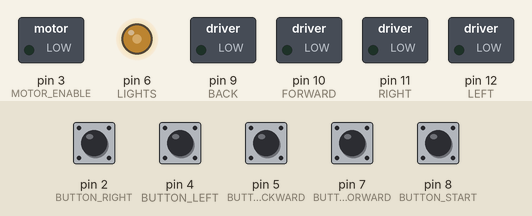
The sketch below on a simulated Arduino Uno, built with avr-gcc and run on an emulated ATmega328P. On the bench: switched loads named in the sketch (green lamp = pin HIGH), output pins drawn as LEDs (lit = HIGH). Inputs (shaded band) come from the test bench; at power-on: pin 2 (BUTTON_RIGHT), pin 4 (BUTTON_LEFT), pin 5 (BUTTON_BACKWARD), pin 7 (BUTTON_FORWARD), pin 8 (BUTTON_START) LOW.

Above: at 1.2 s.
1.3 s: pin 8 (BUTTON_START) pulled HIGH for 0.15 s
At 2.0 s:
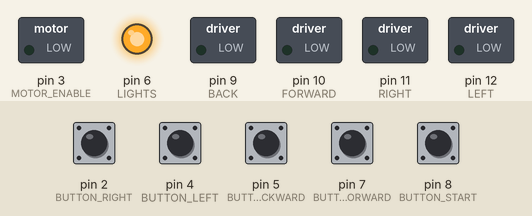
3.6 s: pin 2 (BUTTON_RIGHT) pulled HIGH for 0.15 s
6.6 s: pin 4 (BUTTON_LEFT) pulled HIGH for 0.15 s
9.6 s: pin 5 (BUTTON_BACKWARD) pulled HIGH for 0.15 s
12.6 s: pin 8 (BUTTON_START) pulled HIGH for 1 s
At 14.85 s:
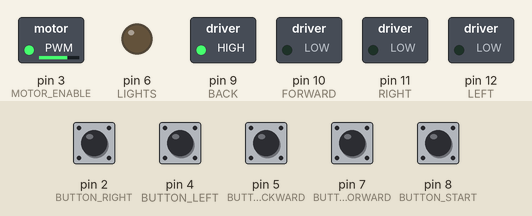
At 16.3 s:
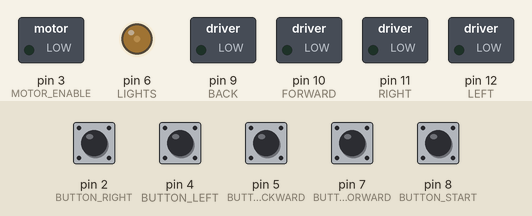
16.6 s: pin 7 (BUTTON_FORWARD) pulled HIGH for 1 s
Timing chart, 0 to 21.3 s (numbered marks = the images above; inputs shaded):
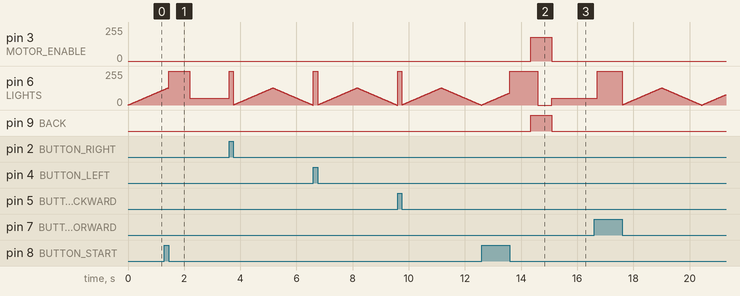

Measured:
- after the input at 12.6 s, pin 3 (MOTOR_ENABLE): 0/255 → 180/255 after 1.8 s, → 0/255 0.75 s later; pin 9 (BACK): LOW → HIGH after 1.8 s, → LOW 0.75 s later

The sketch:

car-robot.ino
```cpp
#include <Arduino.h>

#define LEFT 12
#define RIGHT 11
#define FORWARD 10
#define BACK 9

#define BUTTON_START 8
#define BUTTON_FORWARD 7
#define BUTTON_BACKWARD 5
#define BUTTON_LEFT 4
#define BUTTON_RIGHT 2

#define MOTOR_ENABLE 3

#define LIGHTS 6

#define NORMAL_POWER 140
#define LOWER_POWER 120
#define BOOST_POWER 180

#define MAX_STEPS 200

#define STEP_DURATION 750


enum StepType {
	Wait,
	Move_Forward,
	Move_Forward_Left,
	Move_Forward_Right,
	Move_Backward,
	Move_Backward_Right,
	Move_Backward_Left
};

enum Mode {
	Programming,
	Playing,
	Waiting
};

StepType steps[MAX_STEPS];

Mode currentMode = Programming;

int firstFreeIndex = 0;
int currentPlayIndex = 0;

unsigned long leftPressStart = 0;
unsigned long rightPressStart = 0;
unsigned long forwardPressStart = 0;
unsigned long backwardPressStart = 0;
unsigned long startPressStart = 0;

unsigned long stepPlayStart = 0;

boolean leftPressed = false;
boolean rightPressed = false;
boolean forwardPressed = false;
boolean backwardPressed = false;
boolean startPressed = false;

boolean leftTimeouted = false;
boolean rightTimeouted = false;

boolean programmingLightsGoingUp = true;
int programmingLightsPower = 0;
unsigned long programmingLightsChanged = 0;

boolean playLightsOn = false;
unsigned long playLightsSwitched = 0;

void setup() {
	pinMode(LEFT, OUTPUT);
	pinMode(RIGHT, OUTPUT);
	pinMode(FORWARD, OUTPUT);
	pinMode(BACK, OUTPUT);

	pinMode(MOTOR_ENABLE, OUTPUT);
	pinMode(LIGHTS, OUTPUT);

	pinMode(BUTTON_START, INPUT);
	pinMode(BUTTON_FORWARD, INPUT);
	pinMode(BUTTON_BACKWARD, INPUT);
	pinMode(BUTTON_LEFT, INPUT);
	pinMode(BUTTON_RIGHT, INPUT);

	//Serial.begin(115200);

	initSteps();
}

void initSteps() {
	steps[0] = Wait;
	firstFreeIndex = 1;
	stepPlayStart = 0;
	currentPlayIndex = 0;
}

void initPlaying(unsigned long currentMillis) {
	currentPlayIndex = 0;
	stepPlayStart = currentMillis;
	currentMode = Playing;
	playLightsOn = false;
	playLightsSwitched = 0;
}

void loop() {
	unsigned long currentMillis = millis();

	//Serial.println("Mode " + String(currentMode) + " millis " + String(currentMillis));

	if (currentMode == Programming) {
		if (firstFreeIndex >= MAX_STEPS - 1) {
			initPlaying(currentMillis);
			return;
		}

		if (!leftPressed && !rightPressed && !forwardPressed && !backwardPressed) {
			if (currentMillis - programmingLightsChanged > 10) {
				if (programmingLightsGoingUp) {
					programmingLightsPower += 1;
					if (programmingLightsPower > 128) { // pulsing doesn't go to full brightness to avoid confusion with the button presses
						programmingLightsPower = 128;
						programmingLightsGoingUp = false;
					}
				}
				else {
					programmingLightsPower -= 1;
					if (programmingLightsPower < 0) {
						programmingLightsPower = 0;
						programmingLightsGoingUp = true;
					}
				}
				programmingLightsChanged = currentMillis;
				analogWrite(LIGHTS, programmingLightsPower);
			}
		} else {
			programmingLightsPower = 0;
			programmingLightsGoingUp = true;
		}

		boolean leftPressedState = digitalRead(BUTTON_LEFT) == HIGH;
		boolean rightPressedState = digitalRead(BUTTON_RIGHT) == HIGH;

		// LEFT BUTTON LOGIC
		if (!leftPressed && leftPressedState && !leftTimeouted) {
			leftPressed = true;
			digitalWrite(LIGHTS, HIGH);
			leftPressStart = currentMillis;
		}

		if (leftPressed && !leftPressedState) {
			leftPressed = false;
			digitalWrite(LIGHTS, LOW);
		}

		if (leftTimeouted && !leftPressedState) {
			leftTimeouted = false;
		}

		if (leftPressed && leftPressedState && currentMillis - leftPressStart > 2000) {
			for (int i = 0; i < 5; i++) {
				if (firstFreeIndex >= MAX_STEPS - 3) {
					initPlaying(currentMillis);
					return;
				}
				steps[firstFreeIndex++] = Move_Forward_Left;
				steps[firstFreeIndex++] = Move_Backward_Right;
			}
			leftPressed = false;
			leftTimeouted = true;
			digitalWrite(LIGHTS, LOW);
		}

		// RIGHT BUTTON LOGIC
		if (!rightPressed && rightPressedState && !rightTimeouted) {
			rightPressed = true;
			digitalWrite(LIGHTS, HIGH);
			rightPressStart = currentMillis;
		}

		if (rightPressed && !rightPressedState) {
			rightPressed = false;
			digitalWrite(LIGHTS, LOW);
		}

		if (rightTimeouted && !rightPressedState) {
			rightTimeouted = false;
		}

		if (rightPressed && rightPressedState && currentMillis - rightPressStart > 2000) {
			for (int i = 0; i < 5; i++) {
				if (firstFreeIndex >= MAX_STEPS - 3) {
					initPlaying(currentMillis);
					return;
				}
				steps[firstFreeIndex++] = Move_Forward_Right;
				steps[firstFreeIndex++] = Move_Backward_Left;
			}
			rightPressed = false;
			rightTimeouted = true;
			digitalWrite(LIGHTS, LOW);
		}

		// FORWARD BUTTON LOGIC
		if (!forwardPressed && digitalRead(BUTTON_FORWARD) == HIGH) {
			forwardPressed = true;
			digitalWrite(LIGHTS, HIGH);
			forwardPressStart = currentMillis;
			return;
		}

		if (forwardPressed && digitalRead(BUTTON_FORWARD) == LOW) {
			forwardPressed = false;
			if (currentMillis - forwardPressStart > 50) {
				if (leftPressed) {
					steps[firstFreeIndex++] = Move_Forward_Left;
					leftPressed = false; // force updating leftPressStart on next cycle to not trigger the long press timeout for left button
				}
				else if (rightPressed) {
					steps[firstFreeIndex++] = Move_Forward_Right;
					rightPressed = false;
				}
				else {
					steps[firstFreeIndex++] = Move_Forward;
					digitalWrite(LIGHTS, LOW);
				}
			}

			return;
		}

		// BACKWARD BUTTON LOGIC
		if (!backwardPressed && digitalRead(BUTTON_BACKWARD) == HIGH) {
			backwardPressed = true;
			digitalWrite(LIGHTS, HIGH);
			backwardPressStart = currentMillis;
			return;
		}

		if (backwardPressed && digitalRead(BUTTON_BACKWARD) == LOW) {
			backwardPressed = false;
			if (currentMillis - backwardPressStart > 50) {
				if (leftPressed) {
					steps[firstFreeIndex++] = Move_Backward_Left;
					leftPressed = false;
				}
				else if (rightPressed) {
					steps[firstFreeIndex++] = Move_Backward_Right;
					rightPressed = false;
				}
				else {
					steps[firstFreeIndex++] = Move_Backward;
					digitalWrite(LIGHTS, LOW);
				}
			}

			return;
		}

		// START BUTTON LOGIC
		if (!startPressed && digitalRead(BUTTON_START) == HIGH) {
			startPressed = true;
			startPressStart = currentMillis;
		}

		if (startPressed && digitalRead(BUTTON_START) == LOW) {
			startPressed = false;
			if (currentMillis - startPressStart > 50) {
				initPlaying(currentMillis);
			}
		}
	}
	else if (currentMode == Playing) { // mode: playing
		if (currentMillis - playLightsSwitched > 1000) {
			if (playLightsOn) {
				digitalWrite(LIGHTS, LOW);
				playLightsOn = false;
			}
			else {
				digitalWrite(LIGHTS, HIGH);
				playLightsOn = true;
			}
			playLightsSwitched = currentMillis;
		}

		if (currentMillis - stepPlayStart > STEP_DURATION) {
			//Serial.println("Playing step " + String(currentPlayIndex) + " / " + String(firstFreeIndex));
			if (currentPlayIndex + 1 == firstFreeIndex) {
				stop();
				currentMode = Waiting;
				analogWrite(LIGHTS, 50);
				//Serial.println("Entering Waiting mode");
				return;
			}

			stepPlayStart += STEP_DURATION;
			currentPlayIndex++;

			if (steps[currentPlayIndex] == steps[currentPlayIndex - 1]) {
				//Serial.println("Current step same as previous");
				analogWrite(MOTOR_ENABLE, determinePower());
				return;
			}

			//Serial.println("Entering switch with " + String(steps[currentPlayIndex]));
			switch (steps[currentPlayIndex])
			{
			case Wait:
				digitalWrite(LEFT, LOW);
				digitalWrite(RIGHT, LOW);
				digitalWrite(FORWARD, LOW);
				digitalWrite(BACK, LOW);
				analogWrite(MOTOR_ENABLE, 0);
				break;
			case Move_Forward:
				digitalWrite(LEFT, LOW);
				digitalWrite(RIGHT, LOW);
				digitalWrite(FORWARD, HIGH);
				digitalWrite(BACK, LOW);
				analogWrite(MOTOR_ENABLE, determinePower());
				break;
			case Move_Forward_Left:
				digitalWrite(LEFT, HIGH);
				digitalWrite(RIGHT, LOW);
				digitalWrite(FORWARD, HIGH);
				digitalWrite(BACK, LOW);
				analogWrite(MOTOR_ENABLE, determinePower());
				break;
			case Move_Forward_Right:
				digitalWrite(LEFT, LOW);
				digitalWrite(RIGHT, HIGH);
				digitalWrite(FORWARD, HIGH);
				digitalWrite(BACK, LOW);
				analogWrite(MOTOR_ENABLE, determinePower());
				break;
			case Move_Backward:
				digitalWrite(LEFT, LOW);
				digitalWrite(RIGHT, LOW);
				digitalWrite(BACK, HIGH);
				digitalWrite(FORWARD, LOW);
				analogWrite(MOTOR_ENABLE, determinePower());
				break;
			case Move_Backward_Left:
				digitalWrite(LEFT, HIGH);
				digitalWrite(RIGHT, LOW);
				digitalWrite(BACK, HIGH);
				digitalWrite(FORWARD, LOW);
				analogWrite(MOTOR_ENABLE, determinePower());
				break;
			case Move_Backward_Right:
				digitalWrite(LEFT, LOW);
				digitalWrite(RIGHT, HIGH);
				digitalWrite(BACK, HIGH);
				digitalWrite(FORWARD, LOW);
				analogWrite(MOTOR_ENABLE, determinePower());
				break;
			}
		}
	}
	else if (currentMode == Waiting) {
		//Serial.println("In waiting mode");
		delay(200);
		if (digitalRead(BUTTON_START) == HIGH) {
			initPlaying(currentMillis);
			return;
		}

		if (digitalRead(BUTTON_LEFT) == HIGH || digitalRead(BUTTON_RIGHT) == HIGH || digitalRead(BUTTON_FORWARD) == HIGH || digitalRead(BUTTON_BACKWARD) == HIGH) {
			initSteps();
			forwardPressed = false;
			backwardPressed = false;
			leftPressed = false;
			rightPressed = false;
			currentMode = Programming;
		}
	}

	delay(1);
}

int determinePower() {
	if (currentPlayIndex == 0) {
		return 0;
	}

	StepType current = steps[currentPlayIndex];
	StepType previous = steps[currentPlayIndex - 1];

	if (isChangingDirection()) {
		//Serial.println("Boost power");
		return BOOST_POWER;
	}

	if (current == Move_Forward || current == Move_Backward) {
		//Serial.println("Lower power");
		return LOWER_POWER;
	}

	//Serial.println("Normal power");
	return NORMAL_POWER;
}

boolean isChangingDirection() {
	if (currentPlayIndex == 0) {
		return false;
	}

	StepType current = steps[currentPlayIndex];
	StepType previous = steps[currentPlayIndex - 1];

	return ((current == Move_Forward || current == Move_Forward_Left || current == Move_Forward_Right)
		&& (previous != Move_Forward && previous != Move_Forward_Left && previous != Move_Forward_Right)) ||
		((current == Move_Backward || current == Move_Backward_Left || current == Move_Backward_Right) &&
		(previous != Move_Backward && previous != Move_Backward_Left && previous != Move_Backward_Right));
}

void stop() {
	digitalWrite(LEFT, LOW);
	digitalWrite(RIGHT, LOW);
	digitalWrite(FORWARD, LOW);
	digitalWrite(BACK, LOW);
	analogWrite(MOTOR_ENABLE, 0);
}
```
